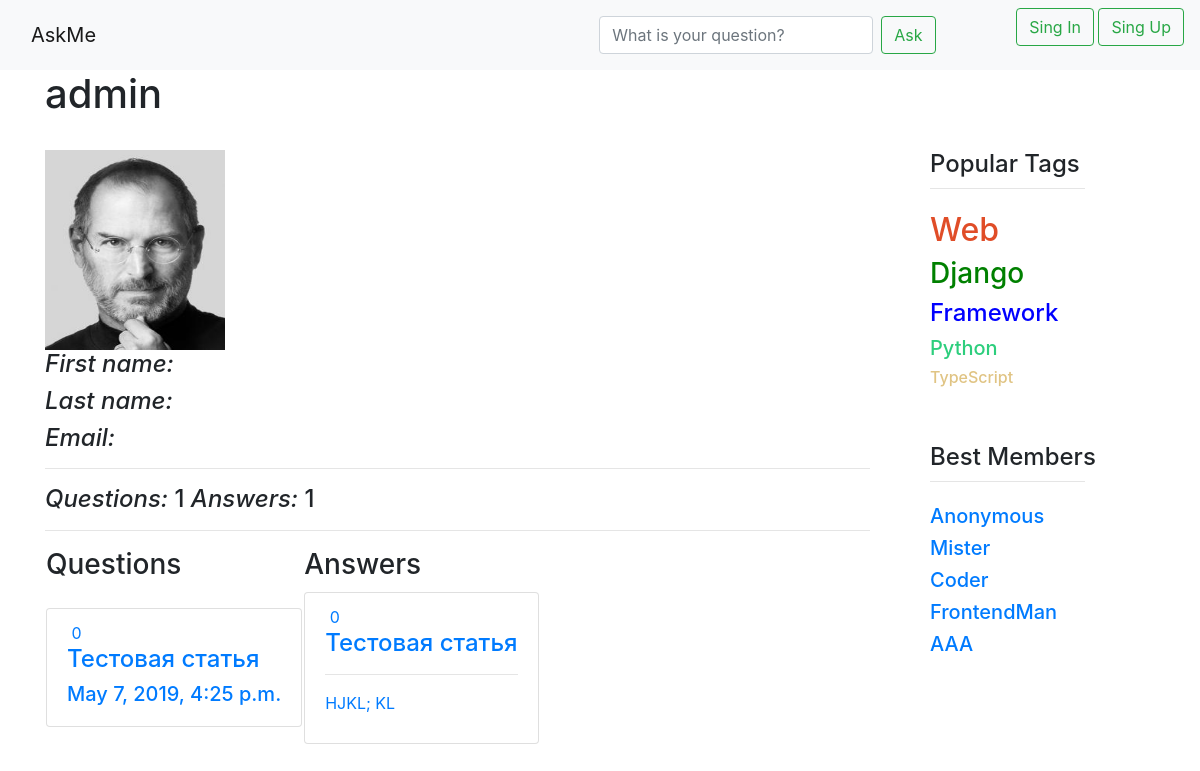
The app's page /user/admin, older data.
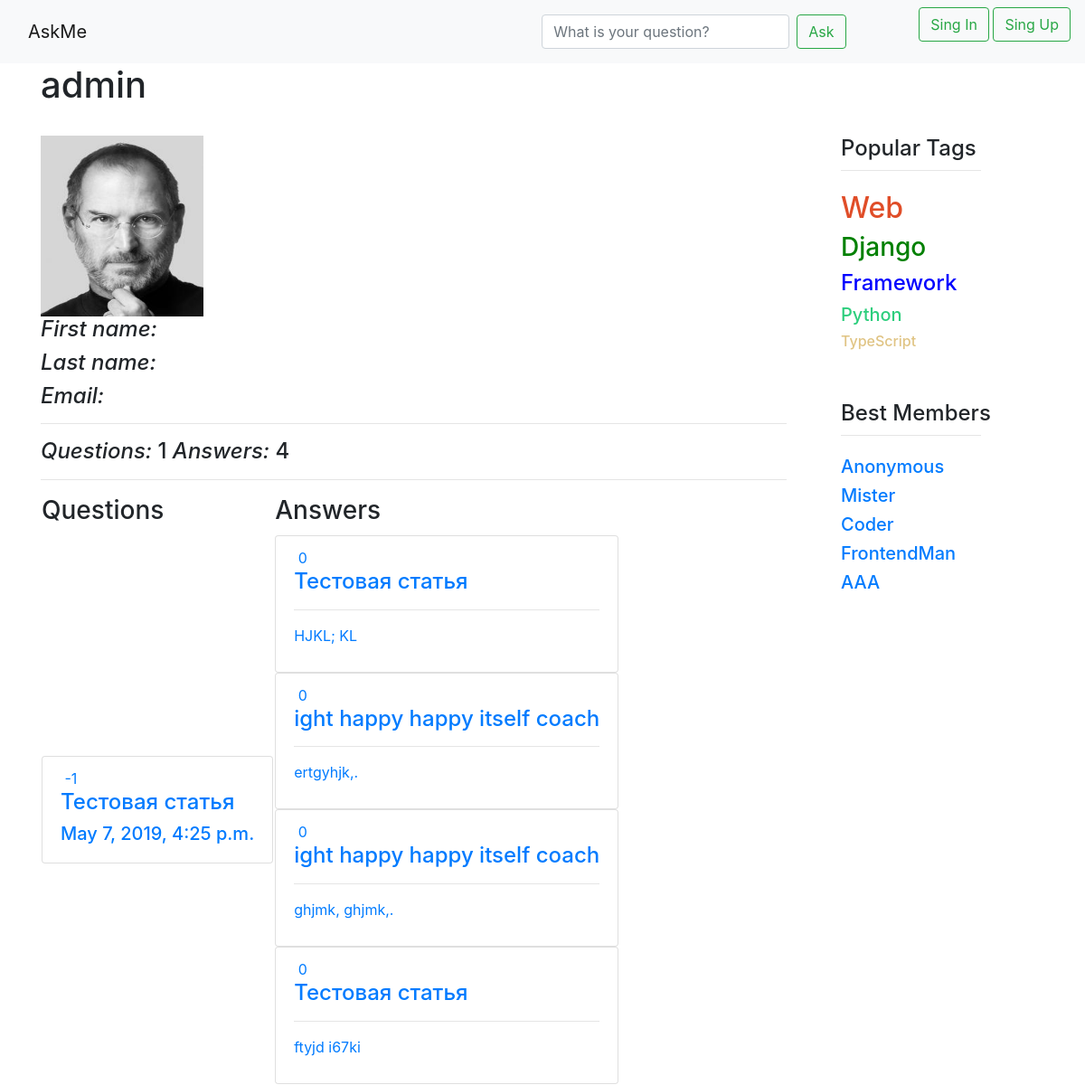
The same page, newer data.
### question/models.py (models this page shows, shortened)
class User(AbstractUser):
    upload = models.ImageField(default="static/default/default_avatar.png", upload_to="media/uploads/%Y/%m/%d", verbose_name="User's Avatar")
    registration_date = models.DateTimeField(default=timezone.now, verbose_name="User's Registration Date")
    rating = models.IntegerField(default=0, verbose_name="User's Rating")
    objects = UserManager()

class Question(models.Model):
    author = models.ForeignKey(User, verbose_name="Question's Owner", on_delete=models.CASCADE)
    title = models.CharField(max_length=50, verbose_name="Question's Header")
    text = models.TextField(verbose_name="Question's Content")
    date = models.DateTimeField(default=timezone.now, verbose_name="Question's Date")
    rating = models.IntegerField(default=0, null=False, verbose_name="Question's Rating")
    is_active = models.BooleanField(default=True, verbose_name="Question's Availability")
    tags = models.ManyToManyField(Tag, default=True, related_name='questions', verbose_name="Question's Tags")
    likes = models.IntegerField(default=0, verbose_name="Question's Likes")
    dislikes = models.IntegerField(default=0, verbose_name="Question's Dislikes")
    rating = models.IntegerField(default=0, verbose_name="Rating")
    answers_number = models.IntegerField(default=0, verbose_name="Answer's Number")
    objects = QuestionManager()

class Answer(models.Model):
    author = models.ForeignKey(User, verbose_name="Answer's Owner", on_delete=models.CASCADE)
    date = models.DateTimeField(default=timezone.now, verbose_name="Answer's Date")
    question = models.ForeignKey(Question, related_name='answers', verbose_name="Answer's Question", on_delete=models.CASCADE)
    text = models.TextField(verbose_name="Answer's Content")
    likes = models.IntegerField(default=0, verbose_name="Answers's Likes")
    dislikes = models.IntegerField(default=0, verbose_name="Answers's Dislikes")
    rating = models.IntegerField(default=0, verbose_name="Rating")
    objects = AnswerManager()

### question/views.py (the view)
# urls.py: url(r'^user/(?P<username>[a-zA-Zа-яА-Я _\-\.0-9]+?)$', profile, name='profile'),
def profile(request, username):
	user = User.objects.by_username(username)
	if user is not None:
		return render(request, 'question/profile.html', {'profile': user})
	else:
		raise Http404

### question/managers.py (called while the page is built)
    def by_username(self, username):
        return self.all().filter(username=username).first()

    def get_hot(self):
        return self.all().order_by('rating').reverse()

    def get_all_hot(self):
        return self.all().order_by('rating').reverse()

### templates/question/profile.html (shortened to what this page needs)
{% extends 'question/base.html' %}
{% load static %}
{% block headerName %}
    <h1>{{ profile.username }}</h1>
{% endblock %}
{% block content %}
    <div class="masthead-lead">
        <div class="avatar-block">
            <img class="avatar" src="/{{ profile.upload }}" width="180" height="200">
        </div>
        <div class="profile-info-block">
            <h4><i>First name: </i> {{ profile.first_name }}</h4>
            <h4><i>Last name: </i>{{ profile.last_name }}</h4>
            <h4><i>Email: </i>{{ profile.email }}</h4>
            <hr>
            <h4>
                <i>Questions: </i>{{ profile.question_set.all | length }}
                <i>Answers: </i>{{ profile.answer_set.all | length }}
            </h4>
        </div>
        <hr>
        <div class="activity">
            <table>
                <tr>
                    <th><h3>Questions</h3></th>
                    <th><h3>Answers</h3></th>
                </tr>
                <td class="questions">
                    {% for q in profile.question_set.get_hot %}
                        <div class="list-group">
                            <a href="{% url 'question' q.id %}" class="list-group-item">
                                <div class="rate">
                                    {{ q.rating }}
                                </div>
                                <div class="header">
                                    <h4 class="list-group-item-heading">{{ q.title }}</h4>
                                    <h5>{{ q.date }}</h5>
                                </div>
                            </a>
                        </div>
                    {% endfor %}
                </td>
                <td>
                    {% for a in profile.answer_set.get_all_hot %}
                        <div class="questions list-group">
                            <a href="/question/{{ a.question_id }}/#{{ a.id }}" class="list-group-item">
                                <div class="rate">
                                    {{ a.rating }}
                                </div>
                                <h4>{{ a.question.title }}</h4>
                                <hr>
                                <p>{{ a.text }}</p>
                            </a>
                        </div>
                    {% endfor %}
                </td>
            </table>
        </div>
    </div>
{% endblock %}

### templates/question/base.html (shortened to what this page needs)
{% load static%}
<!doctype html>
<html lang="en">
  <head>
    <link href="{% static 'css/bootstrap.min.css' %}" rel="stylesheet">
    <link rel="stylesheet" href="{% static 'css/style.css' %}">
  </head>
  <body>
    {% include 'question/navbar.html' %}
    <div class="container">
    <div class="page-header">
        <div class="row">
            <div class="col-md-12">
              {% block headerName %}{% endblock %}
            </div>
        </div>
    </div>
    </div>
    <div class="container">
      <div class="row">
        <div class="col-lg-9">
          <br>
          {% block content %}
          {% endblock %}
        </div>
        <div class="col-lg-3">
          <br>
          <div class="container">
          <div class="col">
            <h4>Popular Tags</h4>
            <hr class="orange accent-2 mt-0 d-inline-block mx-auto" style="width: 155px;"></hr>
            <il style="text-align: left;">
              <a href=""><h2><font color="#e04d28">Web</font></h2></a>
              <a href=""><h3><font color="green">Django</font></h3></a>
              <a href=""><h4><font color="blue">Framework</font></h4></a>
              <a href=""><h5><font color="#2dce7d">Python</font></h5></a>
              <a href=""><h6><font color="#e0c484">TypeScript</font></h6></a>
            </il>
          </div>
          </div>
          <br><br>
          <div class="container">
            <div class="col">
              <h4>Best Members</h4>
              <hr class="orange accent-2 mt-0 d-inline-block mx-auto" style="width: 155px;"></hr>
              <il style="text-align: left;">
                <a href=""><h5>Anonymous</h5></a>
                <a href=""><h5>Mister</h5></a>
                <a href=""><h5>Coder</h5></a>
                <a href=""><h5>FrontendMan</h5></a>
                <a href=""><h5>AAA</h5></a>
              </il>
            </div>
          </div>
        </div>
      </div>
    </div>
  </body>
</html>

### templates/question/navbar.html
{% load static%}
<nav class="navbar navbar-light bg-light">
  <a href="{% url 'index' %}" class="navbar-brand col-lg-5">AskMe</a>
  <form class="form-inline">
    <input class="form-control mr-sm-2" type="search" placeholder="What is your question?" aria-label="Search">
    <button class="btn btn-outline-success my-2 my-sm-0" type="submit">Ask</button>
  </form>
  {% if user.is_authenticated %}
  <div class="btn-group" role="group">
    <img src="/media/{{user.upload}}" class="mr-3" alt="..." width="35" height="45">
    <button id="btnGroupDrop1" type="button" class="btn dropdown-toggle btn-outline-dark" data-toggle="dropdown" aria-haspopup="true" aria-expanded="false">
      {{ user }}
    </button>
    <div class="dropdown-menu" aria-labelledby="btnGroupDrop1">
      <a class="dropdown-item" href="{% url 'settings' %}">Settings</a>
      <a class="dropdown-item" href="/signout/?from={{ request.get_full_path }}">Logout</a>
    </div>
  </div>
  {% else %}
  <ul class="nav navbar-nav navbar-right">
    <p>
      <a href="{% url 'signin' %}">
        <button class="btn btn-outline-success my-2 my-sm-0" type="submit">Sing In</button>
      </a>
      <a href="{% url 'signup' %}">
        <button class="btn btn-outline-success my-2 my-sm-0" type="submit">Sing Up</button>
      </a>
    </p>
  </ul>
  {% endif %}
</nav>

Row changes from the older to the newer data that the page shows:
computed for User "admin": answer_set.all|length "1" → "4"
changed Question "Тестовая статья": rating "0" → "-1"
added Answer: rating "0", question "ight happy happy itself coach", text "ertgyhjk,."
added Answer: rating "0", question "ight happy happy itself coach", text "ghjmk, ghjmk,."
added Answer: rating "0", question "Тестовая статья", text "ftyjd i67ki"
